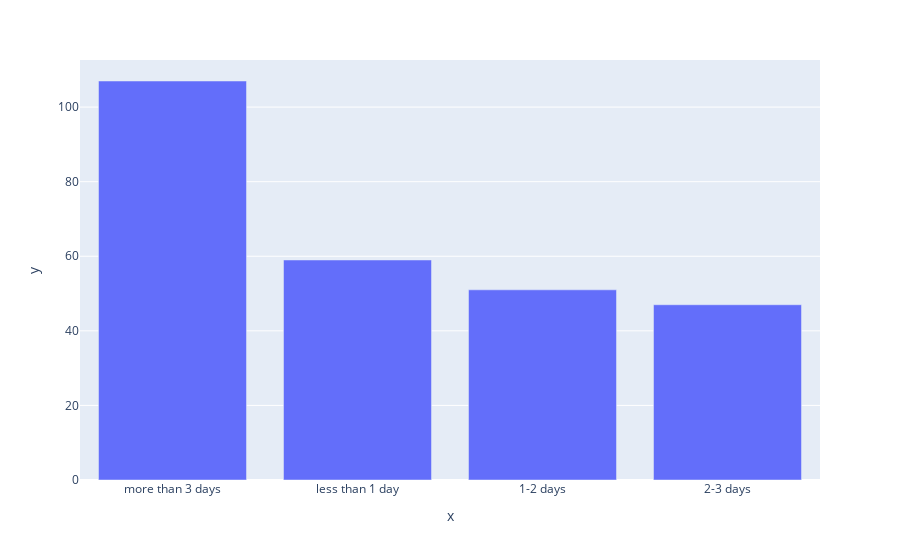

Notebook code cell kept with this figure:
### Code cell
#построим барплот частоты опозданий в зависимости от категорий
how_long_and_often = df.groupby('delay_categorical', as_index=False) \
                       .agg({'delay': 'count'}) \
                       .rename(columns={'delay_categorical': 'how_long', 'delay': 'how_often'}) \
                       .sort_values('how_often', ascending=False)

plt.figure(figsize=(9, 6))
px.bar(x=how_long_and_often.how_long, y=how_long_and_often.how_often)

### Figure 1 — Plotly figure (JSON) as saved in the notebook; plotly's stock layout.template omitted (floating-point values rounded to 4 significant figures)
{"data": [{"alignmentgroup": "True", "hovertemplate": "x=%{x}<br>y=%{y}<extra></extra>", "legendgroup": "", "marker": {"color": "#636efa", "pattern": {"shape": ""}}, "name": "", "offsetgroup": "", "orientation": "v", "showlegend": false, "textposition": "auto", "type": "bar", "x": ["more than 3 days", "less than 1 day", "1-2 days", "2-3 days"], "xaxis": "x", "y": [107, 59, 51, 47], "yaxis": "y"}], "layout": {"barmode": "relative", "legend": {"tracegroupgap": 0}, "margin": {"t": 60}, "xaxis": {"anchor": "y", "domain": [0, 1], "title": {"text": "x"}}, "yaxis": {"anchor": "x", "domain": [0, 1], "title": {"text": "y"}}}}
